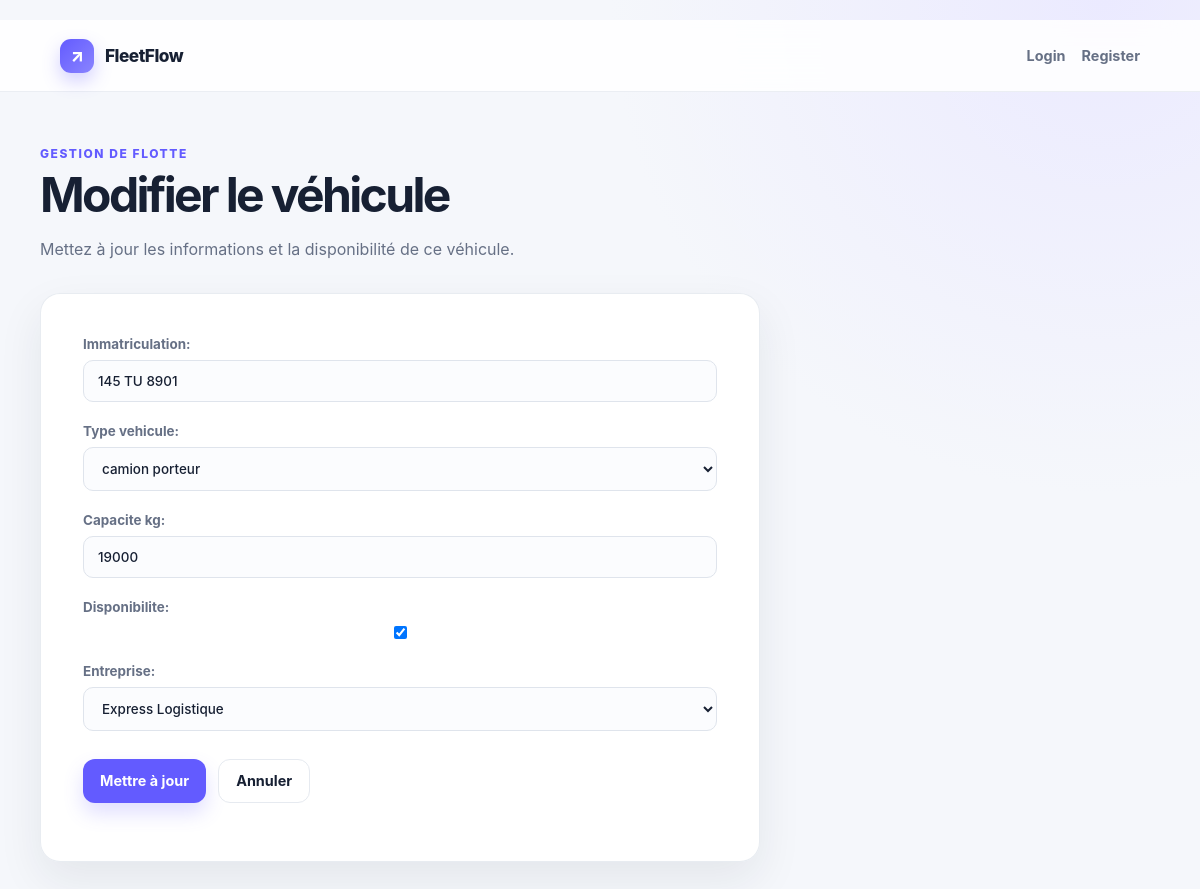
The page /vehicule/update/2/ on the database its author committed.
### VehiculeApp/models.py (models this page shows, shortened)
class Vehicule(models.Model):
    immatriculation = models.CharField(max_length=20,unique=True)
    type_vehicule = models.CharField(max_length=20,choices=[('c','camionnette'),
                                                            ('f','fourgon'),
                                                            ('cp','camion porteur'),
                                                            ('sr','semi-remorque')])
    capacite_kg = models.PositiveIntegerField(validators=[
        MinValueValidator(1,"La capacité doit être supérieure à 0")])
    disponibilite = models.BooleanField(default=True)
    created_at = models.DateTimeField(auto_now_add=True)
    updated_at = models.DateTimeField(auto_now=True)
    entreprise = models.ForeignKey('EntrepriseApp.Entreprise', on_delete=models.CASCADE, related_name='vehicules')

### VehiculeApp/views.py (the view)
# urls.py: path('update/<int:pk>/', UpdateVehicule.as_view(), name='update_vehicule'),
class UpdateVehicule(UpdateView):
    model = Vehicule
    form_class = VehiculeForm
    template_name = 'vehicule/update.html'
    success_url = reverse_lazy('Vehicule:list_class')

### VehiculeApp/forms.py
class VehiculeForm(forms.ModelForm):
    class Meta:
        model = Vehicule
        fields = ('immatriculation', 'type_vehicule', 'capacite_kg', 'disponibilite', 'entreprise')
        widgets = {
            'immatriculation': forms.TextInput(attrs={'placeholder': 'Exemple : 123 تونس 4567'}),
            'capacite_kg': forms.NumberInput(attrs={'placeholder': 'Exemple : 3500', 'min': '1', 'step': '1'}),
            'disponibilite': forms.CheckboxInput(attrs={'style': 'width:auto;'}),
        }
    def __init__(self, *args, **kwargs):
        super().__init__(*args, **kwargs)
        self.fields['entreprise'].queryset = Entreprise.objects.filter(type_entreprise='t').order_by('raison_sociale')
        self.fields['entreprise'].empty_label = 'Sélectionnez un transporteur'

### EntrepriseApp/models.py (called while the page is built)
    def __str__(self):
        return self.raison_sociale

### Templates/vehicule/update.html
﻿{% extends "base.html" %}{% block title %}Modifier le véhicule{% endblock %}{% block content %}
<p class="eyebrow">Gestion de flotte</p>
<h1>Modifier le véhicule</h1>
<p class="subtle">
  Mettez à jour les informations et la disponibilité de ce véhicule.
</p>
<section class="card form-card" style="margin-top: 30px">
  <form method="post">
    {% csrf_token %}{{ form.as_p }}
    <div class="form-actions">
      <button class="button" type="submit">Mettre à jour</button
      ><a class="button secondary" href="{% url 'Vehicule:list_class' %}"
        >Annuler</a
      >
    </div>
  </form>
</section>
{% endblock %}

### Templates/base.html (style rules this page uses)
:root { --ink: #172033; --muted: #667085; --line: #e6eaf0; --brand: #635bff; --brand-dark: #4c46d8; --danger: #c93756; --canvas: #f5f7fb; --shadow: 0 18px 45px rgba(23, 32, 51, 0.08); }
* { box-sizing: border-box; }
body { margin: 0; min-height: 100vh; color: var(--ink); background: radial-gradient(circle at 92% 0%, #ebeaff 0, transparent 34%), var(--canvas); font-family: Inter, ui-sans-serif, system-ui, -apple-system, BlinkMacSystemFont, "Segoe UI", sans-serif; }
a { color: inherit; text-decoration: none; }
.eyebrow { margin: 0 0 9px; color: var(--brand); font-size: 0.75rem; font-weight: 800; letter-spacing: 0.13em; text-transform: uppercase; }
h1 { margin: 0; font-size: clamp(2rem, 4vw, 3rem); line-height: 1.05; letter-spacing: -0.055em; }
.subtle { color: var(--muted); line-height: 1.65; }
.button { display: inline-flex; align-items: center; justify-content: center; gap: 8px; min-height: 44px; padding: 0 17px; border: 0; border-radius: 12px; color: #fff; background: var(--brand); font: inherit; font-size: 0.9rem; font-weight: 750; cursor: pointer; box-shadow: 0 10px 20px rgba(99, 91, 255, 0.2); }
.button.secondary { color: var(--ink); background: #fff; border: 1px solid var(--line); box-shadow: none; }
.card { background: rgba(255, 255, 255, 0.94); border: 1px solid rgba(230, 234, 240, 0.9); border-radius: 20px; box-shadow: var(--shadow); }
.form-card { max-width: 720px; padding: clamp(24px, 5vw, 42px); }
form p { display: flex; flex-direction: column; gap: 8px; margin: 0 0 21px; color: var(--muted); font-size: 0.84rem; font-weight: 700; }
form input, form select, form textarea { width: 100%; padding: 12px 14px; color: var(--ink); background: #fbfcfe; border: 1px solid #dfe4ec; border-radius: 10px; font: inherit; font-weight: 500; outline: none; }
.form-actions { display: flex; flex-wrap: wrap; gap: 12px; margin-top: 28px; }

### rows shown on the page
Vehicule: immatriculation "145 TU 8901", type_vehicule "camion porteur", capacite_kg "19000", disponibilite "☑", entreprise "Express Logistique"
